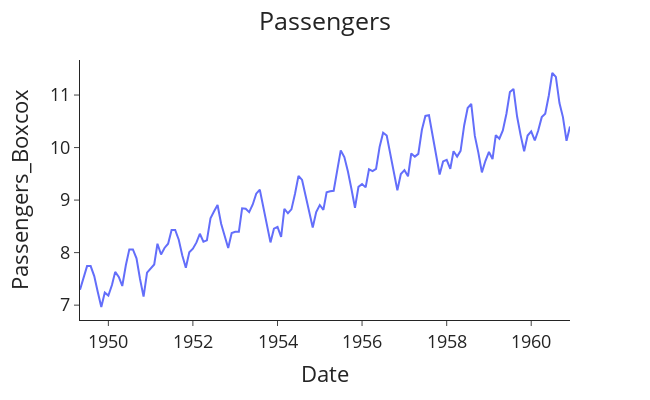

The notebook cell this image was saved under:
### Markdown cell above
The data passed for model fitting is the Log_Passengers(Passengers_Boxcox) data that is non-differenced data and non-stationary data.

### Code cell
# Import packages 
from scipy.stats import boxcox


data['#Passengers'] = data['#Passengers'].apply(lambda x: x if x > 0 else x + 1)

# Make the target variance stationary
data['Passengers_Boxcox'], lam = boxcox(data['#Passengers'])

# Plot the box-cox data
plot_passenger_volumes(df=data, y='Passengers_Boxcox')

#The data now appears to be stationary. We could have made it further stationary by
#carrying out second order differencing or seasonal differencing, however I think it is satisfactory here.

### Figure 1 — Plotly figure (JSON) as saved in the notebook; plotly's stock layout.template omitted (floating-point values rounded to 4 significant figures; data arrays with more than 128 entries replaced by an {"elided": "..."} marker saying what was removed)
{"data": [{"hovertemplate": "Date=%{x}<br>Passengers_Boxcox=%{y}<extra></extra>", "legendgroup": "", "line": {"color": "#636efa", "dash": "solid"}, "marker": {"symbol": "circle"}, "mode": "lines", "name": "", "orientation": "v", "showlegend": false, "type": "scatter", "x": {"elided": "140 str values"}, "xaxis": "x", "y": {"elided": "140 float values"}, "yaxis": "y"}], "layout": {"font": {"size": 18}, "height": 400, "legend": {"tracegroupgap": 0}, "margin": {"t": 60}, "title": {"text": "Passengers", "x": 0.5}, "width": 650, "xaxis": {"anchor": "y", "autorange": true, "domain": [0, 1], "range": ["1949-05-01", "1960-12-01"], "title": {"text": "Date"}, "type": "date"}, "yaxis": {"anchor": "x", "autorange": true, "domain": [0, 1], "range": [6.717, 11.67], "title": {"text": "Passengers_Boxcox"}, "type": "linear"}}}
